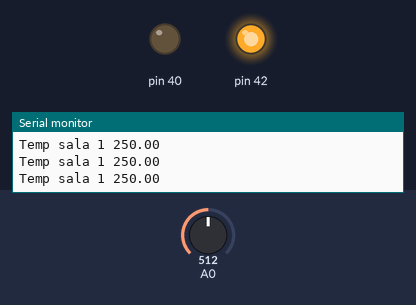
The sketch below on a simulated Arduino Mega 2560, built with avr-gcc and run on an emulated ATmega2560. Shown: output pins drawn as LEDs (lit = HIGH), the last lines printed to the serial monitor. The inputs (shaded band) are chosen by the test bench; at power-on: A0 = 512.

Above: at 1.8 s.
1.9 s: A0 set to 59
3.4 s: A0 set to 52
At 4.0 s:
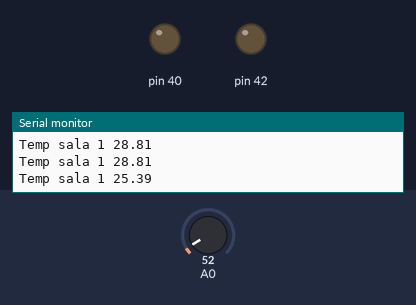
5.0 s: A0 set to 0
At 6.2 s:
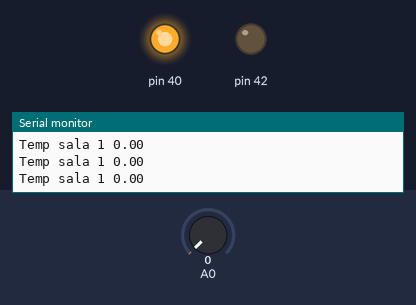
6.5 s: A0 set to 122
At 7.6 s:
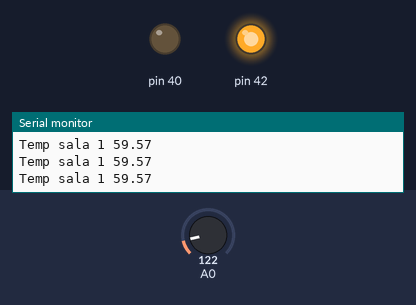
Timing chart, 0 to 9.0 s (numbered marks = the images above; inputs shaded):
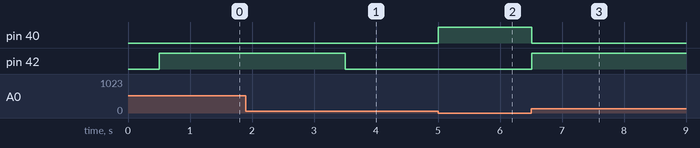

The sketch:

AA_CC.ino
```cpp
void setup() {
  // put your setup code here, to run once:

//Puerto 40 led ROJO
//Puerto 42 led VERDE

float VR;
float T;
float temp_config_sala1;

Serial.begin(9600);

pinMode (40, OUTPUT);
pinMode (42, OUTPUT);

//Puerto A0 lectura termostato

pinMode (A0, INPUT);
pinMode (A7, INPUT);

}

void loop()
{
  // put your main code here, to run repeatedly:

delay(500);

float temp_config_sala = 27;
float temp_config_sala1 = 18;

float VR = analogRead(A0);
float T = VR*500/1024;

Serial.print("Temp sala 1 ");
Serial.println(T);

if (T >= temp_config_sala) {
digitalWrite (42, HIGH);
}

else {
digitalWrite (42, LOW);
}

if (T >= temp_config_sala1) {
digitalWrite (40, LOW);
}

else {
digitalWrite (40, HIGH);
}
}
```

Measured:
- the behaviour switches between 56 and 55 on A0 (found by bisection; images 0 and 1)
- after the input at 3.4 s, pin 42: HIGH → LOW after 0.11 s
- after the input at 5.0 s, pin 40: LOW → HIGH at once
- after the input at 6.5 s, pin 40: HIGH → LOW at once; pin 42: LOW → HIGH at once
